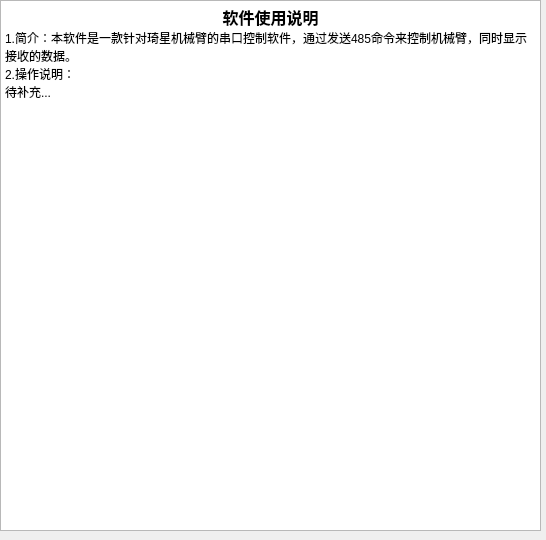
<?xml version="1.0" encoding="UTF-8"?>
<ui version="4.0">
 <class>helpForm</class>
 <widget class="QWidget" name="helpForm">
  <property name="geometry">
   <rect>
    <x>0</x>
    <y>0</y>
    <width>546</width>
    <height>540</height>
   </rect>
  </property>
  <property name="windowTitle">
   <string>Form</string>
  </property>
  <widget class="QTextEdit" name="textEdit">
   <property name="enabled">
    <bool>true</bool>
   </property>
   <property name="geometry">
    <rect>
     <x>0</x>
     <y>0</y>
     <width>541</width>
     <height>531</height>
    </rect>
   </property>
   <property name="readOnly">
    <bool>true</bool>
   </property>
   <property name="html">
    <string>&lt;!DOCTYPE HTML PUBLIC &quot;-//W3C//DTD HTML 4.0//EN&quot; &quot;http://www.w3.org/TR/REC-html40/strict.dtd&quot;&gt;
&lt;html&gt;&lt;head&gt;&lt;meta name=&quot;qrichtext&quot; content=&quot;1&quot; /&gt;&lt;style type=&quot;text/css&quot;&gt;
p, li { white-space: pre-wrap; }
&lt;/style&gt;&lt;/head&gt;&lt;body style=&quot; font-family:'SimSun'; font-size:9pt; font-weight:400; font-style:normal;&quot;&gt;
&lt;p align=&quot;center&quot; style=&quot; margin-top:0px; margin-bottom:0px; margin-left:0px; margin-right:0px; -qt-block-indent:0; text-indent:0px;&quot;&gt;&lt;span style=&quot; font-size:12pt; font-weight:600;&quot;&gt;软件使用说明&lt;/span&gt;&lt;/p&gt;
&lt;p style=&quot; margin-top:0px; margin-bottom:0px; margin-left:0px; margin-right:0px; -qt-block-indent:0; text-indent:0px;&quot;&gt;1.简介：本软件是一款针对琦星机械臂的串口控制软件，通过发送485命令来控制机械臂，同时显示接收的数据。&lt;/p&gt;
&lt;p style=&quot; margin-top:0px; margin-bottom:0px; margin-left:0px; margin-right:0px; -qt-block-indent:0; text-indent:0px;&quot;&gt;2.操作说明：&lt;/p&gt;
&lt;p style=&quot; margin-top:0px; margin-bottom:0px; margin-left:0px; margin-right:0px; -qt-block-indent:0; text-indent:0px;&quot;&gt;待补充...&lt;/p&gt;&lt;/body&gt;&lt;/html&gt;</string>
   </property>
  </widget>
 </widget>
 <resources/>
 <connections/>
</ui>
